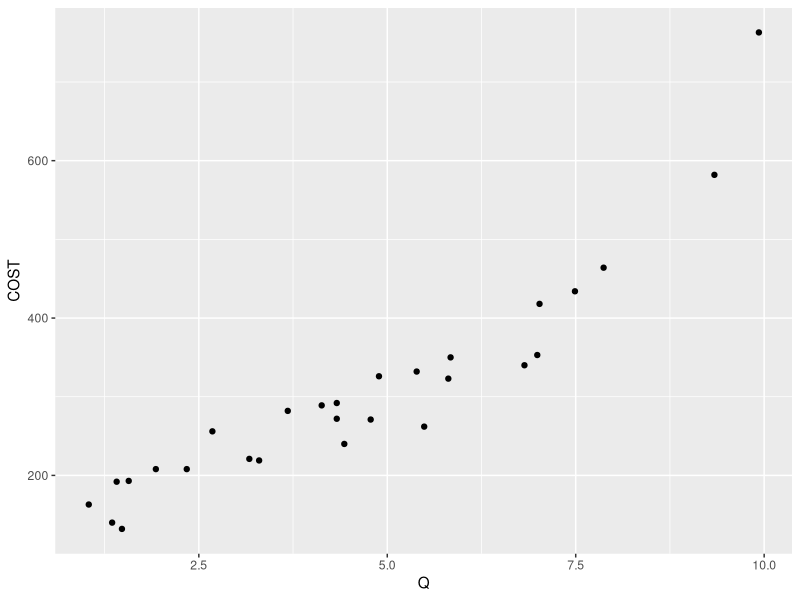

This chart was generated by the following R code:
## ---- chunk 1
# Lectura de librerías
library(tidyverse)
# Lectura de datos
COST_TEXT <- read_csv("COST_TEXT.csv")
# Gráficas
ggplot(COST_TEXT, aes(x = Q, y = COST)) + geom_point()
# EStimación de modelos
model1 <- lm(COST ~ Q + I(Q^2), data = COST_TEXT)
summary(model1)
# 
model2 <- lm(COST ~ poly(Q, 2, raw = TRUE), data = COST_TEXT)
summary(model2)
